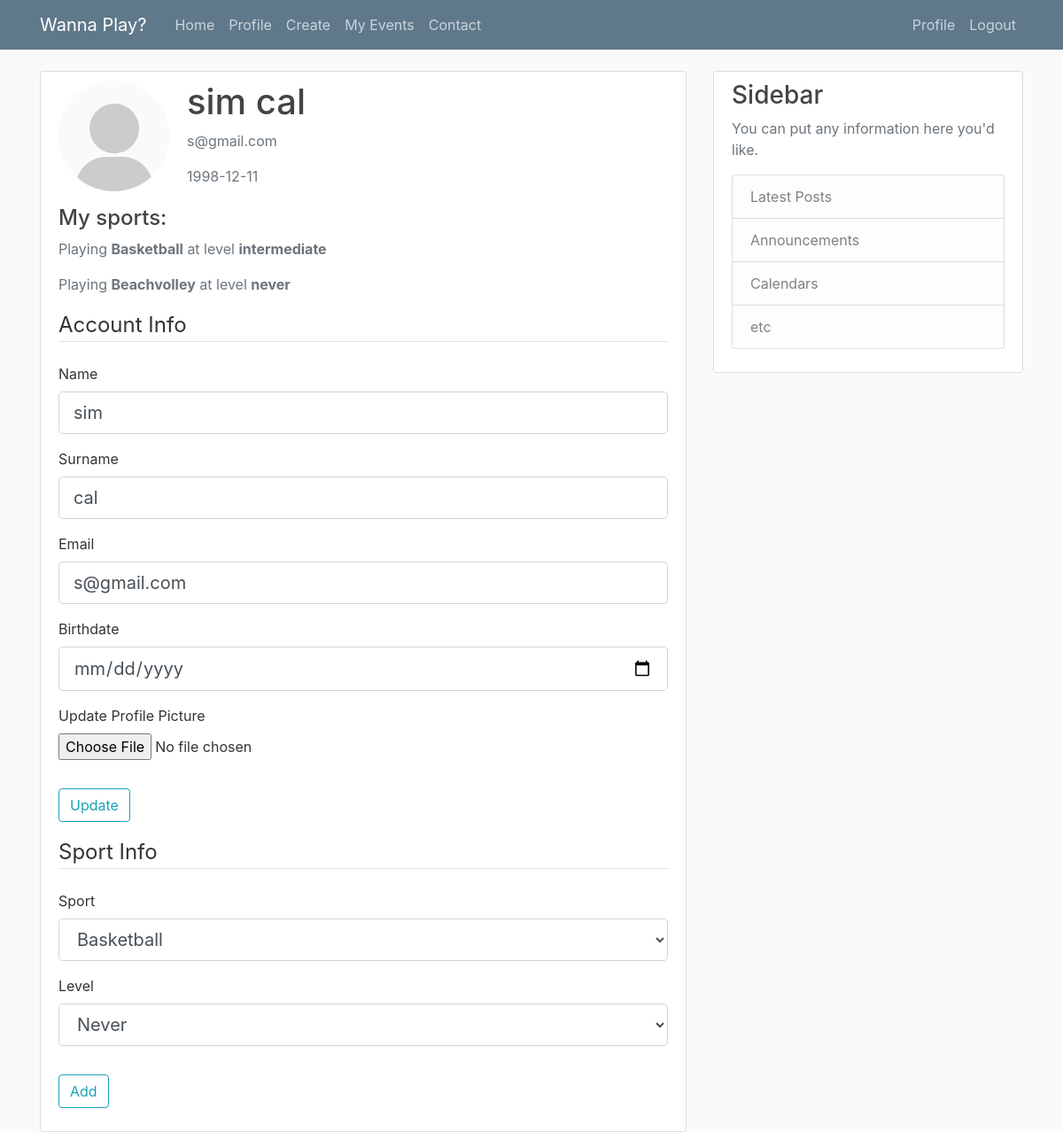
The page /profile (signed in) on the database its author committed.
### flaskblog/models.py (models this page shows, shortened)
class User(db.Model, UserMixin):
    __tablename__ = 'user'
    id = db.Column(db.Integer, primary_key=True)
    name = db.Column(db.String(60), nullable=False)
    surname = db.Column(db.String(60), nullable=False)
    birthdate = db.Column(db.Date, nullable=False)
    email = db.Column(db.String(120), unique=True, nullable=False)
    password = db.Column(db.String(60), nullable=False)
    image_file = db.Column(db.String(20), nullable=False, default='default.jpg')
    events = db.relationship('Event', backref='creator', lazy=True)
    sport_played_2 = db.relationship('SportPlayed', foreign_keys=[SportPlayed.u_id], backref='played', lazy=True)
    participant = db.relationship('Participant', foreign_keys=[Participant.u_id], backref='joined', lazy=True)

class SportPlayed(db.Model):
    __tablename__ = 'SportPlayed'
    id = db.Column(db.Integer, primary_key=True)
    u_id = db.Column(db.Integer, db.ForeignKey('user.id'), index=True)
    s_id = db.Column(db.Integer, db.ForeignKey('sport.id'), index=True)
    level = db.Column(db.String(60))

class Sport(db.Model):
    __tablename__ = 'sport'
    id = db.Column(db.Integer, primary_key=True)
    name = db.Column(db.String(60), nullable=False)
    sport_played = db.relationship('SportPlayed', foreign_keys=[SportPlayed.s_id], backref='sport', lazy=True)
    events_4 = db.relationship('Event', backref='sportevent', lazy=True)

### flaskblog/users/routes.py (the view, shortened to what this page needs)
@users.route("/profile", methods=['GET', 'POST'])
@login_required
def profile():
    form = UpdateProfileForm()
    if form.validate_on_submit():
        if form.picture.data:
            picture_file = save_picture(form.picture.data)
            current_user.image_file = picture_file
        current_user.name = form.name.data
        current_user.surname = form.surname.data
        current_user.email = form.email.data
        current_user.birthdate = form.birthdate.data
        db.session.commit()
        flash('Your account has been updated!', 'success')
        return redirect(url_for('users.profile'))
    elif request.method == 'GET':
        form.name.data = current_user.name
        form.surname.data = current_user.surname
        form.email.data = current_user.email
        form.birthdate.data = current_user.birthdate
    image_file = url_for('static', filename='profile_pics/' + current_user.image_file)
    form2 = AddSport()
    available_sports = []
    for x in Sport.query.all():
        s = (str(x.name), str(x.name).capitalize())
        available_sports.append(s)
    form2.sport1.choices = available_sports
    sportp = SportPlayed.query.filter_by(u_id = current_user.id).all()
    return render_template('profile.html', title='Profile',
                           image_file=image_file, form=form, sportp=sportp, form2=form2)

### flaskblog/users/forms.py (shortened to what this page needs)
class UpdateProfileForm(FlaskForm):
    name = StringField('Name', validators=[DataRequired(), Length(min=2, max=30)])#, Regexp('^[A-Za-z]*$','Name must have only letters')])
    surname = StringField('Surname', validators=[DataRequired(), Length(min=2, max=30)])  # , Regexp('^[A-Za-z]*$','Surname must have only letters')])
    birthdate = DateField('Birthdate', format='%d-%m-%Y', validators=[DataRequired("Incorrect data format, should be DD-MM-YYYY")])
    email = StringField('Email', validators=[DataRequired(), Email()])
    picture = FileField('Update Profile Picture', validators=[FileAllowed(['jpg', 'png'])])
    submit = SubmitField('Update')

class AddSport(FlaskForm):
    sport1 = SelectField('Sport', [DataRequired()], choices=[])
    level1 = SelectField('Level', [DataRequired()],
                        choices=[('never', 'Never'), ('beginner', 'Beginner'), ('intermediate', 'Intermediate'),
                                 ('advanced', 'Advanced')])
    add = SubmitField('Add')

### flaskblog/models.py (called while the page is built)
@login_manager.user_loader
def load_user(user_id):
    return User.query.get(int(user_id))

### flaskblog/templates/profile.html (shortened to what this page needs)
{% extends "layout.html" %}
{% block content %}
    <div class="content-section">
      <div class="media">
        <img class="rounded-circle account-img" src="{{ image_file }}">
        <div class="media-body">
          <h2 class="account-heading">{{ current_user.name }} {{ current_user.surname }} </h2>
          <p class="text-secondary">{{ current_user.email }}</p>
            <p class="text-secondary">{{ current_user.birthdate }}</p>
        </div>
      </div>
    <h4> My sports: </h4>
    {% for sport_play1 in sportp %}
      <div class="media">
        <div class="media-body">
          <p class="text-secondary"> Playing <b>{{ sport_play1.sport.name}}</b>  at level <b>{{ sport_play1.level }}</b></p>
        </div>
      </div>
    {% endfor %}
        <form method="POST" action="" enctype="multipart/form-data">
            <fieldset class="form-group">
                <legend class="border-bottom mb-4">Account Info</legend>
                <div class="form-group">
                    {{ form.name.label(class="form-control-label") }}
                    {% if form.name.errors %}
                        {{ form.name(class="form-control form-control-lg is-invalid") }}
                        <div class="invalid-feedback">
                            {% for error in form.name.errors %}
                                <span>{{ error }}</span>
                            {% endfor %}
                        </div>
                    {% else %}
                        {{ form.name(class="form-control form-control-lg") }}
                    {% endif %}
                </div>
                <div class="form-group">
                    {{ form.surname.label(class="form-control-label") }}
                    {% if form.surname.errors %}
                        {{ form.surname(class="form-control form-control-lg is-invalid") }}
                        <div class="invalid-feedback">
                            {% for error in form.surname.errors %}
                                <span>{{ error }}</span>
                            {% endfor %}
                        </div>
                    {% else %}
                        {{ form.surname(class="form-control form-control-lg") }}
                    {% endif %}
                </div>
                <div class="form-group">
                    {{ form.email.label(class="form-control-label") }}
                    {% if form.email.errors %}
                        {{ form.email(class="form-control form-control-lg is-invalid") }}
                        <div class="invalid-feedback">
                            {% for error in form.email.errors %}
                                <span>{{ error }}</span>
                            {% endfor %}
                        </div>
                    {% else %}
                        {{ form.email(class="form-control form-control-lg") }}
                    {% endif %}
                </div>
                <div class="form-group">
                    {{ form.birthdate.label(class="form-control-label") }}
                    {% if form.birthdate.errors %}
                        {{ form.birthdate(class="form-control form-control-lg is-invalid") }}
                        <div class="invalid-feedback">
                            {% for error in form.birthdate.errors %}
                                <span>{{ error }}</span>
                            {% endfor %}
                        </div>
                    {% else %}
                        {{ form.birthdate(class="form-control form-control-lg") }}
                    {% endif %}
                </div>
                <div class="form-group">
                    {{ form.picture.label() }}
                    {{ form.picture(class="form-control-file") }}
                </div>
            </fieldset>
            <div class="form-group">
                {{ form.submit(class="btn btn-outline-info") }}
            </div>
        </form>
        <form method="POST" action="" enctype="multipart/form-data">
            <fieldset class="form-group">
                <legend class="border-bottom mb-4">Sport Info</legend>
                 <div class="form-group">
                    {{ form2.sport1.label(class="form-control-label") }}
                    {% if form2.sport1.errors %}
                        {{ form2.sport1(class="form-control form-control-lg is-invalid") }}
                        <div class="invalid-feedback">
                            {% for error in form2.sport1.errors %}
                                <span>{{ error }}</span>
                            {% endfor %}
                        </div>
                    {% else %}
                        {{ form2.sport1(class="form-control form-control-lg") }}
                    {% endif %}
                </div>
                <div class="form-group">
                    {{ form2.level1.label(class="form-control-label") }}
                    {% if form2.level1.errors %}
                        {{ form2.level1(class="form-control form-control-lg is-invalid") }}
                        <div class="invalid-feedback">
                            {% for error in form2.level1.errors %}
                                <span>{{ error }}</span>
                            {% endfor %}
                        </div>
                    {% else %}
                        {{ form2.level1(class="form-control form-control-lg") }}
                    {% endif %}
                </div>
            </fieldset>
            <div class="form-group">
                {{ form2.add(class="btn btn-outline-info") }}
            </div>
        </form>
    </div>
{% endblock content %}

### flaskblog/static/main.css (style rules this page uses)
body { background: #fafafa; color: #333333; margin-top: 5rem; }
h1, h2, h3, h4, h5, h6 { color: #444444; }
.content-section { background: #ffffff; padding: 10px 20px; border: 1px solid #dddddd; border-radius: 3px; margin-bottom: 20px; }
.account-img { height: 125px; width: 125px; margin-right: 20px; margin-bottom: 16px; }
.account-heading { font-size: 2.5rem; }

### rows shown on the page
User: name "sim", surname "cal", email "s@gmail.com", birthdate "1998-12-11"
SportPlayed: sport.name "Basketball", level "intermediate"
SportPlayed: sport.name "Beachvolley", level "never"
